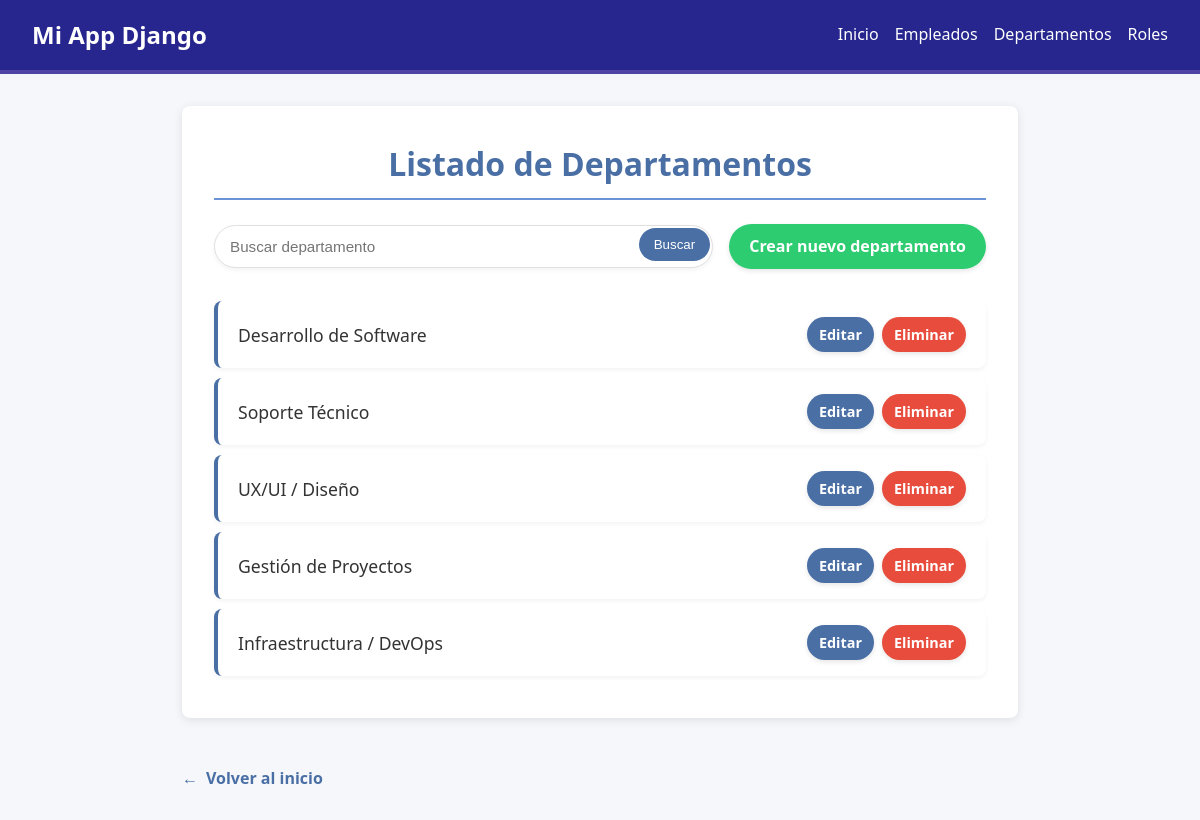
Screenshot of /clinic/departamento/ with the database file from the repository.
### nomina/models.py (models this page shows, shortened)
class Departamento(models.Model):
    descripcion = models.CharField(max_length=100)

### nomina/views.py (the view)
# urls.py: path('departamento/', departamento_list, name='departamento_list'),
def departamento_list(request):
    departamentos = Departamento.objects.all()
    query = request.GET.get('q', None)
    if query:
        departamentos = Departamento.objects.filter(
            descripcion__icontains=query)
    context = {'departamentos': departamentos,
               'title': 'Listado de Departamentos'}
    return render(request, 'departamento/departamento_list.html', context)

### nomina/templates/departamento/departamento_list.html (shortened to what this page needs)
<!DOCTYPE html>
<html lang="es">
<head>
</head>
<body>
    <nav style="
    background-color: #26268e;
    color: white;
    display: flex;
    justify-content: space-between;
    align-items: center;
    padding: 1rem 2rem;
    border-bottom: 4px solid #4f44a5;
">
    <div style="font-size: 1.5rem; font-weight: bold;">
        Mi App Django
    </div>
    <div style="display: flex; gap: 1rem; align-items: center;">
        <a href="{% url 'nomina:home' %}" style="color: white; text-decoration: none;">Inicio</a>
        <a href="{% url 'nomina:empleado_list' %}" style="color: white; text-decoration: none;">Empleados</a>
        <a href="{% url 'nomina:departamento_list' %}" style="color: white; text-decoration: none;">Departamentos</a>
        <a href="{% url 'nomina:rol_list' %}" style="color: white; text-decoration: none;">Roles</a>
    </div>
</nav>
    <div class="container">
        <div class="card">
            <h1>{{ title }}</h1>
            <div class="actions-container">
                <form method="get" class="search-form">
                    <input type="text" name="q" placeholder="Buscar departamento" value="{{ request.GET.q }}">
                    <button type="submit">Buscar</button>
                </form>
                <a href="{% url 'core:departamento_create' %}" class="btn btn-success">Crear nuevo departamento</a>
            </div>
            {% if departamentos %}
                <ul class="departamento-list">
                    {% for departamento in departamentos %}
                        <li class="departamento-item">
                            <span class="departamento-description">{{ departamento.descripcion }}</span>
                            <div class="departamento-actions">
                                <a href="{% url 'core:departamento_update' departamento.id %}" class="btn btn-primary btn-sm">Editar</a>
                                <a href="{% url 'core:departamento_delete' departamento.id %}" class="btn btn-danger btn-sm">Eliminar</a>
                            </div>
                        </li>
                    {% endfor %}
                </ul>
            {% else %}
                <div class="empty-message">
                    <p>No hay departamentos registrados.</p>
                </div>
            {% endif %}
        </div>
        <a href="{% url 'nomina:home' %}" class="home-link">Volver al inicio</a>
    </div>
</body>
</html>

### nomina/templates/departamento/departamento_list.html (style rules this page uses)
:root { --primary-color: #4a6fa5; --secondary-color: #6b93d6; --accent-color: #f9f9f9; --text-color: #333; --success-color: #2ecc71; --danger-color: #e74c3c; --card-shadow: 0 2px 10px rgba(0,0,0,0.1); }
* { box-sizing: border-box; margin: 0; padding: 0; }
body { font-family: 'Segoe UI', Tahoma, Geneva, Verdana, sans-serif; line-height: 1.6; color: var(--text-color); background-color: #f5f7fa; }
.container { max-width: 900px; margin: 0 auto; padding: 2rem; }
.card { background-color: white; border-radius: 8px; box-shadow: var(--card-shadow); padding: 2rem; margin-bottom: 2rem; }
h1 { color: var(--primary-color); text-align: center; margin-bottom: 1.5rem; border-bottom: 2px solid var(--secondary-color); padding-bottom: 0.5rem; font-size: 2rem; }
.actions-container { display: flex; justify-content: space-between; align-items: center; margin-bottom: 2rem; flex-wrap: wrap; gap: 1rem; }
.search-form { display: flex; flex: 1; max-width: 500px; position: relative; }
.search-form input { flex: 1; padding: 12px 15px; border: 1px solid #e0e0e0; border-radius: 25px; font-size: 0.95rem; box-shadow: 0 2px 5px rgba(0,0,0,0.05); width: 100%; transition: all 0.3s; }
.search-form button { position: absolute; right: 3px; top: 3px; background-color: var(--primary-color); border: none; color: white; padding: 9px 15px; border-radius: 25px; cursor: pointer; transition: background-color 0.3s; }
.btn { display: inline-block; padding: 10px 20px; border-radius: 25px; text-decoration: none; font-weight: 600; transition: all 0.3s; text-align: center; border: none; cursor: pointer; box-shadow: 0 2px 5px rgba(0,0,0,0.1); }
.btn-primary { background-color: var(--primary-color); color: white; }
.btn-success { background-color: var(--success-color); color: white; }
.btn-danger { background-color: var(--danger-color); color: white; }
.btn-sm { padding: 6px 12px; font-size: 0.9rem; }
.departamento-list { list-style: none; margin: 0; padding: 0; }
.departamento-item { display: flex; justify-content: space-between; align-items: center; padding: 16px 20px; background-color: white; border-radius: 8px; margin-bottom: 10px; box-shadow: 0 2px 4px rgba(0,0,0,0.05); transition: all 0.3s; border-left: 4px solid var(--primary-color); }
.departamento-description { font-weight: 500; font-size: 1.1rem; color: var(--text-color); flex: 1; }
.departamento-actions { display: flex; gap: 8px; }
.home-link { display: inline-block; margin-top: 1rem; margin-bottom: 2rem; color: var(--primary-color); text-decoration: none; font-weight: 600; transition: all 0.3s; }
.home-link::before { content: "←"; margin-right: 0.5rem; }

### rows the page displays
Departamento: descripcion "Desarrollo de Software"
Departamento: descripcion "Soporte Técnico"
Departamento: descripcion "UX/UI / Diseño"
Departamento: descripcion "Gestión de Proyectos"
Departamento: descripcion "Infraestructura / DevOps"

### other values shown
{{ title }} "Listado de Departamentos"
